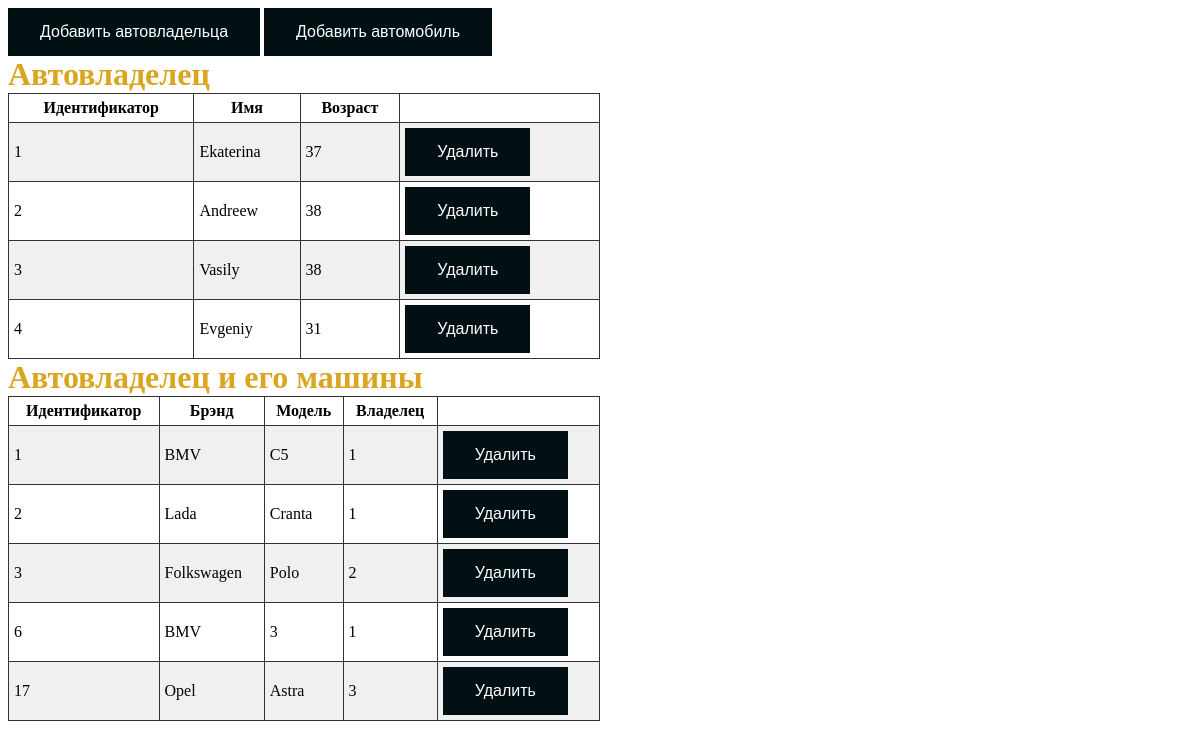
The page / on the database its author committed.
### app.py (models this page shows)
class Persons(db.Model):
    __tablename__ = 'Persons'
    Id = db.Column(db.Integer, primary_key = True)
    Name = db.Column(db.String)
    Age = db.Column(db.Integer)

class Cars(db.Model):
    __tablename__ = 'Cars'
    Id = db.Column(db.Integer, primary_key = True)
    Brand = db.Column(db.String)
    Model = db.Column(db.String)
    PersonId = db.Column(db.Integer, db.ForeignKey('Persons.Id'))

### app.py (the view)
@app.route('/')
def home():
    tables = {'persons': Persons.query.all(), 'cars': Cars.query.all()}
    return render_template('home.html', tables = tables)

### templates/home.html (shortened to what this page needs)
<!DOCTYPE html>
<html lang="en">
<head>
    <link type="text/css" href="{{ url_for('static', filename='css/styles.css')}}" rel="stylesheet" />
</head>
<body>
   <a href="{{ url_for('add_person') }}"><button>Добавить автовладельца</button></a>
   <a href="{{ url_for('add_car') }}"><button>Добавить автомобиль</button></a>
   <h1>Автовладелец</h1>
   <table>
       <tr>
           <th>Идентификатор</th>
           <th>Имя</th>
           <th>Возраст</th>
           <th></th>
       </tr>
       {%  for person in tables['persons'] %}
       <tr>
           <td>{{ person.Id }}</td>
           <td>{{ person.Name }}</td>
           <td>{{ person.Age }}</td>
           <td><a href="{{url_for('delete_person',id=person.Id)}}"><button>Удалить</button></a></td>
       </tr>
       {% endfor%}
   </table>
   <h1>Автовладелец и его машины</h1>
   <table border="1" style="border-collapse: collapse">
       <tr>
           <th>Идентификатор</th>
           <th>Брэнд</th>
           <th>Модель</th>
           <th>Владелец</th>
           <th></th>
       </tr>
       {%  for car in tables['cars'] %}
       <tr>
           <td>{{ car.Id }}</td>
           <td>{{ car.Brand }}</td>
           <td>{{ car.Model }}</td>
           <td>{{ car.PersonId }}</td>
           <td><a href="{{url_for('delete_car',id=car.Id)}}"><button>Удалить</button></a></td>
       </tr>
       {% endfor%}
   </table>
</body>
</html>

### static/css/styles.css (style rules this page uses)
h1 { color:goldenrod; display: block; margin: 0 auto; }
table { width: 50%; border-collapse: collapse; }
td, th { padding: 5px; border: 1px solid #333; }
tbody tr:nth-child(even) { background: #f0f0f0; }
button { background-color: #020F13; border: none; color: white; padding: 15px 32px; text-align: center; text-decoration: none; display: inline-block; font-size: 16px; }

### rows shown on the page
Persons: Id "1", Name "Ekaterina", Age "37"
Persons: Id "2", Name "Andreew", Age "38"
Persons: Id "3", Name "Vasily", Age "38"
Persons: Id "4", Name "Evgeniy", Age "31"
Cars: Id "1", Brand "BMV", Model "C5", PersonId "1"
Cars: Id "2", Brand "Lada", Model "Cranta", PersonId "1"
Cars: Id "3", Brand "Folkswagen", Model "Polo", PersonId "2"
Cars: Id "6", Brand "BMV", Model "3", PersonId "1"
Cars: Id "17", Brand "Opel", Model "Astra", PersonId "3"
